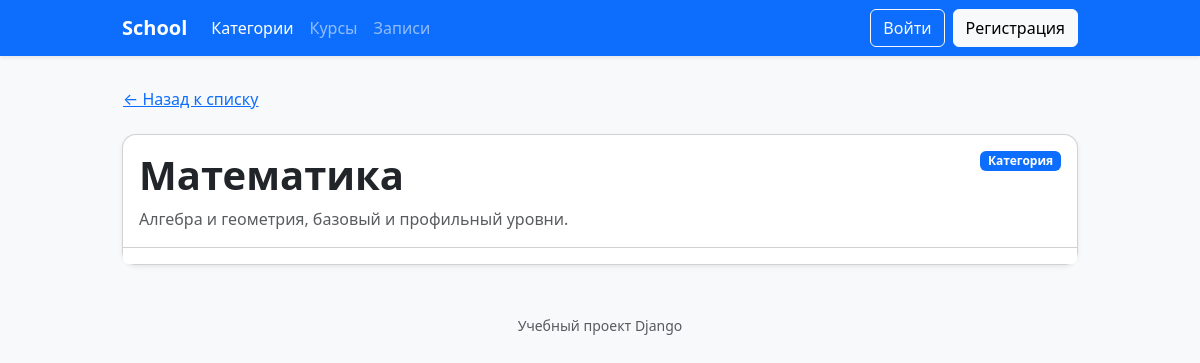
The page /categories/1/ on the database its author committed.
### school/models.py (models this page shows, shortened)
class Category(models.Model):
    name = models.CharField("Название категории", max_length=255)
    description = models.TextField("Описание", blank=True)
    class Meta:
        verbose_name = "Категория курса"
        verbose_name_plural = "Категории курсов"

### school/views.py (the view)
# urls.py: path("categories/<int:pk>/", CategoryDetailView.as_view(), name="category_detail"),
class CategoryDetailView(DetailView):
    model = Category
    template_name = "school/category_detail.html"
    context_object_name = "category"

### school/templates/school/category_detail.html (shortened to what this page needs)
{% extends "school/base.html" %}
{% block content %}
  <a class="btn btn-link ps-0 mb-3" href="{% url 'school:category_list' %}">
    ← Назад к списку
  </a>
  <div class="card shadow-sm">
    <div class="card-body">
      <div class="d-flex justify-content-between align-items-start">
        <div>
          <h1 class="card-title mb-2">{{ category.name }}</h1>
          <p class="card-text text-muted mb-0">
            {{ category.description|default:"Описание отсутствует." }}
          </p>
        </div>
        <span class="badge text-bg-primary">Категория</span>
      </div>
    </div>
    <div class="card-footer bg-white d-flex gap-2">
    </div>
  </div>
{% endblock %}

### school/static/school/styles.css (style rules this page uses)
.card { border-radius: 14px; transition: transform 0.15s ease, box-shadow 0.15s ease; }
.card-title { font-weight: 600; }
.btn { transition: transform 0.12s ease, box-shadow 0.12s ease, filter 0.12s ease; }

### rows shown on the page
Category: name "Математика", description "Алгебра и геометрия, базовый и профильный уровни."
